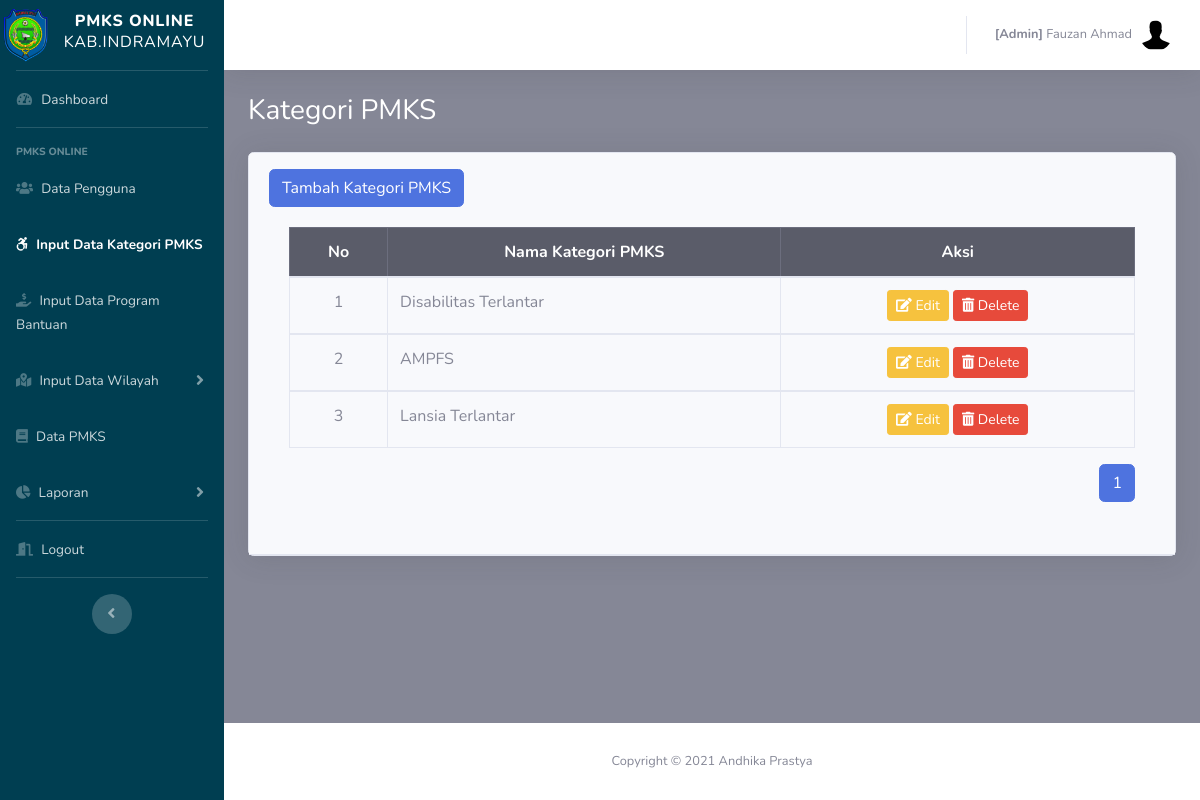
The page /admin/kategori.php (signed in) on the database its author committed.
### tables this page shows
CREATE TABLE `pegawai` (
  `id_pegawai` int(11) NOT NULL,
  `nm_pegawai` varchar(50) NOT NULL,
  `nip` varchar(50) NOT NULL,
  `no_telepon` varchar(50) NOT NULL,
  `alamat` varchar(100) NOT NULL,
  `username` varchar(50) NOT NULL,
  `password` varchar(255) NOT NULL,
  `role` varchar(10) NOT NULL,
  `is_delete` int(11) NOT NULL,
  `row_edit` int(11) NOT NULL,
  `time_input` datetime NOT NULL DEFAULT current_timestamp()
);

CREATE TABLE `kat_pmks` (
  `id_kat_pmks` int(10) NOT NULL,
  `nm_kat` varchar(25) NOT NULL,
  `is_delete` int(11) NOT NULL,
  `row_edit` int(11) NOT NULL,
  `creator` int(11) NOT NULL,
  `time_input` datetime NOT NULL DEFAULT current_timestamp()
);

### config.php (called while the page is built, shortened)
<?php
	$database = 'pmks';
?>

### functions.php (called while the page is built, shortened)
<?php
function query($query)
{
	include('config.php');
	$result = mysqli_query($koneksi, $query);
	$rows = [];
	while ($row = mysqli_fetch_assoc($result)) {
		$rows[] = $row;
	}
	return $rows;
}

### admin/kategori.php (the view, shortened to what this page needs)
<?php
  include('templetes/sidebar.php');
  include('templetes/topbar.php');
  require_once "../functions.php";
  $jml_DataHalaman = 5;
  $jml_responden = count(query("SELECT * FROM kat_pmks  WHERE is_delete=1 ORDER BY id_kat_pmks"));
  $jml_Halaman = ceil($jml_responden / $jml_DataHalaman);
  $pageAktif = (isset($_GET["page"]) ) ? $_GET["page"] : 1;
  $awaldata = ( $jml_DataHalaman * $pageAktif ) - $jml_DataHalaman;
  $kat=query("SELECT * FROM kat_pmks  WHERE is_delete=1 ORDER BY id_kat_pmks LIMIT $awaldata, $jml_DataHalaman");
?>
        <div class="container-fluid">
          <h1 class="h3 mb-4 text-judul">Kategori PMKS</h1>
              <div class="card shadow mb-2">
                <div class="card-header py-3">
                  <button type="button" class="btn btn-primary" data-toggle="modal" data-target="#modalTambah">
                  Tambah Kategori PMKS
                </button>
                <div class="card-body">
                <div class="table-responsive">
                <table class="table table-bordered" width="100%" cellspacing="0">
                  <thead class="table-dark">
                    <tr>
                      <th class="text-center">No</th>
                      <th class="text-center">Nama Kategori PMKS</th>
                      <th class="text-center">Aksi</th>
                    </tr>
                  </thead>
                   <?php $i=$awaldata+1; ?>
                  <?php foreach ($kat as $row):?>
                    <tbody>
                      <tr>
                        <td class="text-center"><?=$i;?></td>
                        <td class="text-left"><?=$row['nm_kat'];?></td>
                        <td class="text-center">
                          <form method="POST">
                            <button type="button" id="edit" name="edit" class="btn btn-warning btn-sm" data-toggle="modal" data-target="#modalEdit<?= $row['id_kat_pmks']; ?>">
                            <i class="fas fa-edit"></i> Edit</button>
                            <button type="submit" name="hapus" class="btn btn-danger btn-sm" onclick="return confirm('yakin hapus <?=$row['nm_kat'] ?>?');">
                            <i class="fas fa-trash-alt"></i> Delete</button>
                          </form>
                        </td>
                      </tr>
                      <?php $i++;?>
                    <?php endforeach; ?>
                  </tbody>
                </table>
                <nav aria-label="Page navigation example">
                  <ul class="pagination float-right">
                    <?php for ($i=1; $i <= $jml_Halaman; $i++) : ?>
                      <?php if ($i == $pageAktif) : ?>
                        <li class="page-item active"><a class="page-link" href="?page=<?=$i; ?>"><?=$i; ?></a></li>
                        <?php else : ?>
                          <li class="page-item"><a class="page-link" href="?page=<?=$i; ?>"><?=$i; ?></a></li>
                        <?php endif; ?>
                      <?php endfor; ?>
                    </ul>
                  </nav>
                </div>
              </div>
            </div>
          </div>
        </div>
      </div>
      <?php include('templetes/footer.php');?>

### admin/templetes/topbar.php (shortened to what this page needs)
<?php
require_once "../functions.php";
$idp = $_SESSION["id_pegawai"];
$pg = query("SELECT * FROM pegawai WHERE is_delete=1 AND id_pegawai = $idp")[0];
?>
          <ul class="navbar-nav ml-auto">
            <li class="nav-item dropdown no-arrow">
              <a class="nav-link dropdown-toggle" href="#" id="userDropdown" role="button" data-toggle="dropdown" aria-haspopup="true" aria-expanded="false">
                <span class="mr-2 d-none d-lg-inline text-gray-600 small"><b>[<?=$pg['role']?>]</b> <?=$pg['nm_pegawai']?></span>
                <img class="img-profile rounded-circle" src="../assets/img/default.jpg">
              </a>
            </li>
          </ul>
        </nav>

### admin/templetes/sidebar.php (style rules this page uses)
.text-judul { color: #ffffff; }

### rows shown on the page
pegawai: role "Admin", nm_pegawai "Fauzan Ahmad"
kat_pmks: nm_kat "Disabilitas Terlantar"
kat_pmks: nm_kat "AMPFS"
kat_pmks: nm_kat "Lansia Terlantar"
